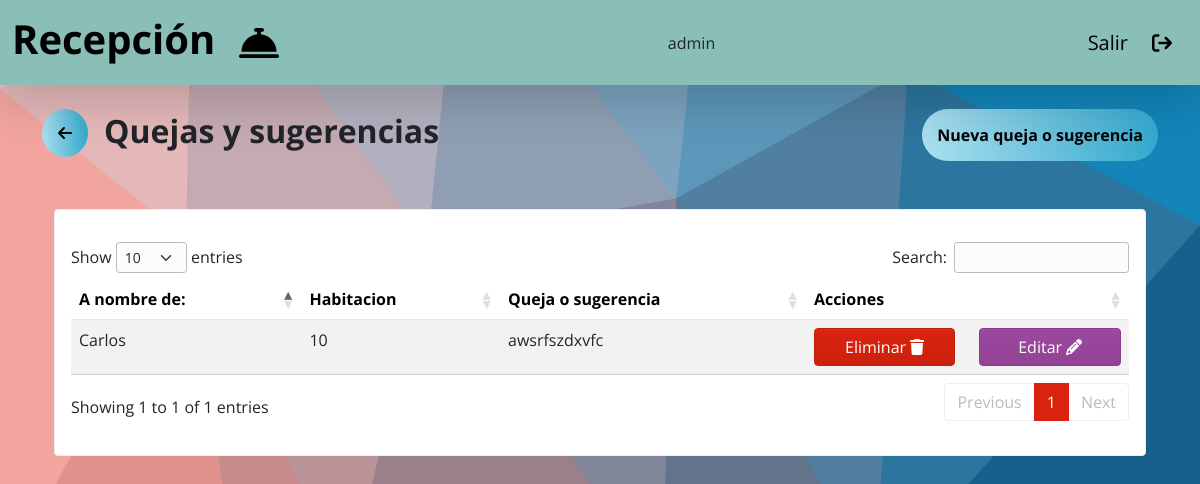
Screenshot of /csuggestion/ (signed in) with the database file from the repository.
### main/models.py (models this page shows, shortened)
class QSugerencias(models.Model):
    name = models.ForeignKey(Reservacion, on_delete=models.CASCADE)
    roomNumber = models.ForeignKey(Habitacion, on_delete=models.CASCADE)
    info = models.CharField(max_length=500)
    doneResponse = models.BooleanField(default=False)
    response = models.CharField(max_length=500, default='')

class Reservacion(models.Model):
    name = models.CharField(max_length=50)
    lastName = models.CharField(max_length=50)
    entry_date = models.DateField()
    out_date = models.DateField()
    roomNumber = models.ForeignKey(Habitacion, on_delete=models.CASCADE)
    def __str__(self):
        return self.name

class Habitacion(models.Model):
    roomNumber = models.IntegerField(primary_key=True)
    dispo = models.BooleanField(default=True)
    def __str__(self):
        return self.roomNumber.__str__()

### main/views.py (the view)
# urls.py: path('csuggestion/', views.complaintSuggestion, name='csuggestions'),
@login_required
def complaintSuggestion(request):
    cs = QSugerencias.objects.all()
    context = {'cs': cs}
    return render(request, 'complaint_suggestions/csuggestions.html', context)

### main/templates/complaint_suggestions/csuggestions.html
{% extends 'base.html' %} {% load static %} {% block content %}
<section class="container pt-4">
  <div class="d-flex justify-content-between">
    <div class="d-flex align-items-center gap-3">
      <a
        href="{% url 'home' %}"
        class="text-decoration-none"
        style="color: black"
        ><i
          class="fa-solid fa-arrow-left rounded-circle p-3 back-arrow-button"
        ></i
      ></a>
      <h2 class="fw-bold">Quejas y sugerencias</h2>
    </div>
    <a
      href="{% url 'newCSuggestion' %}"
      class="text-decoration-none gbutton"
      >Nueva queja o sugerencia</a
    >
  </div>
  <section class="container my-5 w-100 w-md-75">
    <div class="card py-3">
      <div class="card-body">
        <table id="table_id" class="display table table-striped">
          <thead class="table-light">
            <tr>
              <th>A nombre de:</th>
              <th>Habitacion</th>
              <th>Queja o sugerencia</th>
              <th>Acciones</th>
            </tr>
          </thead>
          <tbody>
            {% for csdata in cs %}
            <tr>
              <td>{{csdata.name}}</td>
              <td>{{csdata.roomNumber}}</td>
              <td>{{csdata.info}}</td>
              <td>
                <div class="d-flex gap-4">
                  <a
                    href="{% url 'deleteCSuggestion' csdata.id %}"
                    class="btn btn-primary w-50"
                    >Eliminar
                    <i class="fa-solid fa-trash"></i>
                  </a>
                  <a
                    href="{% url 'editCSuggestion' csdata.id %}"
                    class="btn btn-danger w-50"
                    >Editar
                    <i class="fa-solid fa-pencil"></i>
                  </a>
                </div>
              </td>
            </tr>
            {% endfor %}
          </tbody>
        </table>
      </div>
    </div>
  </section>
</section>
{% endblock content %}

### main/templates/base.html (shortened to what this page needs)
{% load static %}
<!DOCTYPE html>
<html lang="en">
  <head>
    <link rel="stylesheet" href="{% static 'css/bootstrap.css' %}" />
    <link rel="stylesheet" href="{% static 'css/styles.css' %}" />
    <link
      rel="stylesheet"
      type="text/css"
      href="{% static 'plugins/data_tables/datatables.min.css' %}"
    />
  </head>
  <body>
    {% if request.user.is_authenticated %}
    <nav
      class="navbar navbar-expand-lg border-0 shadow-lg"
      style="background-color: #89bfb6; height: 85px"
    >
      <div class="container-fluid align-items-center">
        <a
          href="{% url 'home' %}"
          class="navbar-brand text-black d-flex align-items-center gap-4"
        >
          <h1 class="fw-bold">Recepción</h1>
          <i class="fa-solid fa-bell-concierge fa-2xl"></i>
        </a>
        {{request.user}}
        <a
          href="{% url 'logout' %}"
          class="navbar-brand text-black d-flex align-items-center gap-4"
        >
          <p class="m-0">Salir</p>
          <i class="fa-solid fa-arrow-right-from-bracket"></i>
        </a>
      </div>
    </nav>
    {% endif %} {% block content %} {% endblock content %}
  </body>
</html>

### main/static/css/styles.css (style rules this page uses)
body { background-image: url("../assets/bg_bggenerator_com_1.jpg"); background-position: center; background-repeat: no-repeat; background-size: cover; }
.gbutton { display: flex; align-items: center; justify-content: center; background-image: linear-gradient(to right, #aadfef, #33a9ce); border-radius: 50px; font-weight: 700; color: black; padding: 12px 15px; transition: all 0.4s; }
.back-arrow-button { background-image: linear-gradient(to right, #aadfef, #33a9ce); transition: all 0.4s; }

### rows the page displays
QSugerencias: name "Carlos", roomNumber "10", info "awsrfszdxvfc"

### other values shown
{{ request.user }} "admin"
